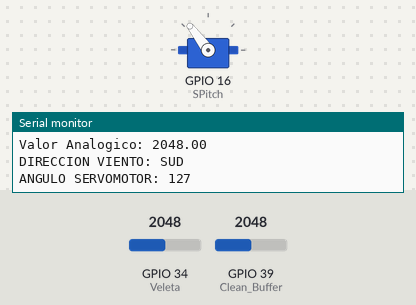
The sketch below on a simulated ESP32. On the bench: servo, the last lines printed to the serial monitor. The test bench sets the inputs (shaded band); at power-on: GPIO 34 (Veleta) = 2048, GPIO 39 (Clean_Buffer) = 2048.

Above: at 1.3 s.
1.4 s: GPIO 34 (Veleta) set to 1751
At 2.3 s:
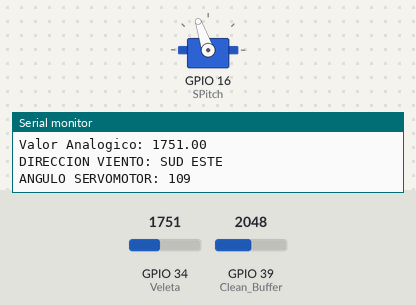
3.0 s: GPIO 34 (Veleta) set to 1228
At 3.7 s:
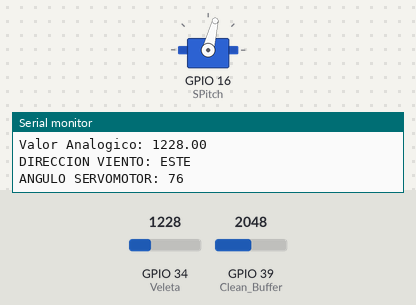
4.5 s: GPIO 34 (Veleta) set to 727
At 4.9 s:
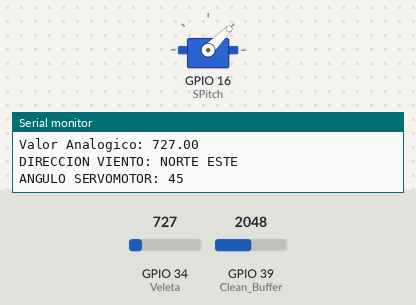
6.1 s: GPIO 34 (Veleta) set to 215
At 7.3 s:
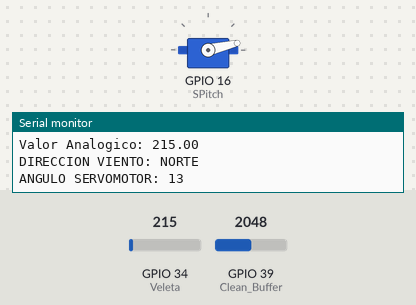
7.6 s: GPIO 34 (Veleta) set to 2855
At 8.6 s:
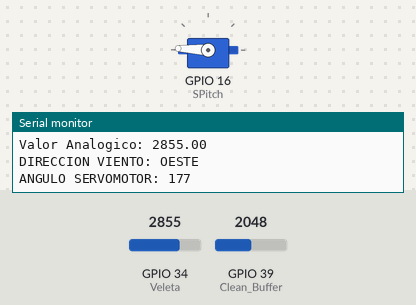
9.1 s: GPIO 34 (Veleta) set to 3603
At 10.0 s:
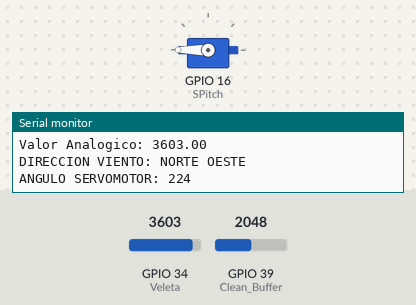
Timing chart, 0 to 11.7 s (numbered marks = the images above; inputs shaded):
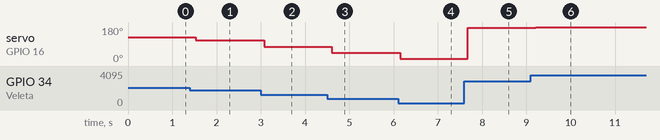

Measured:
- after the input at 1.4 s, servo on GPIO 16 (SPitch): 127° → 109° after 0.13 s
- after the input at 3.0 s, servo on GPIO 16 (SPitch): 109° → 76° after 0.07 s
- after the input at 4.5 s, servo on GPIO 16 (SPitch): 76° → 45° after 0.10 s
- after the input at 6.1 s, servo on GPIO 16 (SPitch): 45° → 13° after 0.05 s
- after the input at 7.6 s, servo on GPIO 16 (SPitch): 13° → 177° after 0.08 s
- after the input at 9.1 s, servo on GPIO 16 (SPitch): 177° → 180° after 0.11 s

The sketch:

Veleta.ino
```cpp
//https://bpb-ap-se2.wpmucdn.com/blogs.auckland.ac.nz/dist/9/698/files/2021/08/2_Pinout_D1_R32.png

// PITCH PIN [ 16 ] DIGITAL
// VELETA PIN [ 34 ] ANALOGICO
// CLEAN BUFFER PIN [ 4 ] ANALOGICO

#define __DEBUG__
#include <ESP32Servo.h>

Servo SPitch;         // SERVOMOTOR PITCH
int Angulo_Servo = 0; // ANGULO DEL SERVOMOTOR

int Clean_Buffer = 39;  // CLEAN BUFFER
const int Veleta = 34;  // PIN VELETA
float Valor_Veleta = 0; // VALOR VELETA ANALOGICO

void setup()
{
  Serial.begin(9600); // INICIAMOS COMUNICACION SERIAL
  SPitch.attach(16);  // DEFINIMOS SERVOMOTOR PIN 25 ( PITCH )
}

void loop()
{
  analogRead(Clean_Buffer);          // PONEMOS EL BUFFER A VALOR DE 0
  Valor_Veleta = analogRead(Veleta); // LEEMOS VALOR DEL POTENCIOMETRO "VELETA" ANALOGICO

  Serial.print("Valor Analogico: ");
  Serial.println(Valor_Veleta);

  Serial.print("DIRECCION VIENTO: ");

  // CALCULAMOS DIRECCION DE DONDE VIENE EL VIENTOS
  if ((Valor_Veleta >= 3839.1) || (Valor_Veleta <= 255.9))
  {
    Serial.println("NORTE");
  }
  else if ((Valor_Veleta >= 256) && (Valor_Veleta <= 767.8))
  {
    Serial.println("NORTE ESTE");
  }
  else if ((Valor_Veleta >= 767.9) && (Valor_Veleta <= 1279.7))
  {
    Serial.println("ESTE");
  }
  else if ((Valor_Veleta >= 1279.8) && (Valor_Veleta <= 1791.5))
  {
    Serial.println("SUD ESTE");
  }
  else if ((Valor_Veleta >= 1791.6) && (Valor_Veleta <= 2303.4))
  {
    Serial.println("SUD");
  }
  else if ((Valor_Veleta >= 2303.5) && (Valor_Veleta <= 2815.3))
  {
    Serial.println("SUD OESTE");
  }
  else if ((Valor_Veleta >= 2815.4) && (Valor_Veleta <= 3327.2))
  {
    Serial.println("OESTE");
  }
  else if ((Valor_Veleta >= 3327.3) && (Valor_Veleta <= 3839.0))
  {
    Serial.println("NORTE OESTE");
  }

  // Mapea el valor analógico a un rango de 0-360 grados para el servomotor
  Angulo_Servo = map(Valor_Veleta, 0, 4095, 0, 255);

  // MOVEMOS SERVOMOTOR AL ANGULO CORRESPONDIENTE
  SPitch.write(Angulo_Servo);

  // IMPRIMIMOS EL ÁNGULO DEL SERVOMOTOR
  Serial.print("ANGULO SERVOMOTOR: ");
  Serial.println(Angulo_Servo);

  delay(500);
}
```
